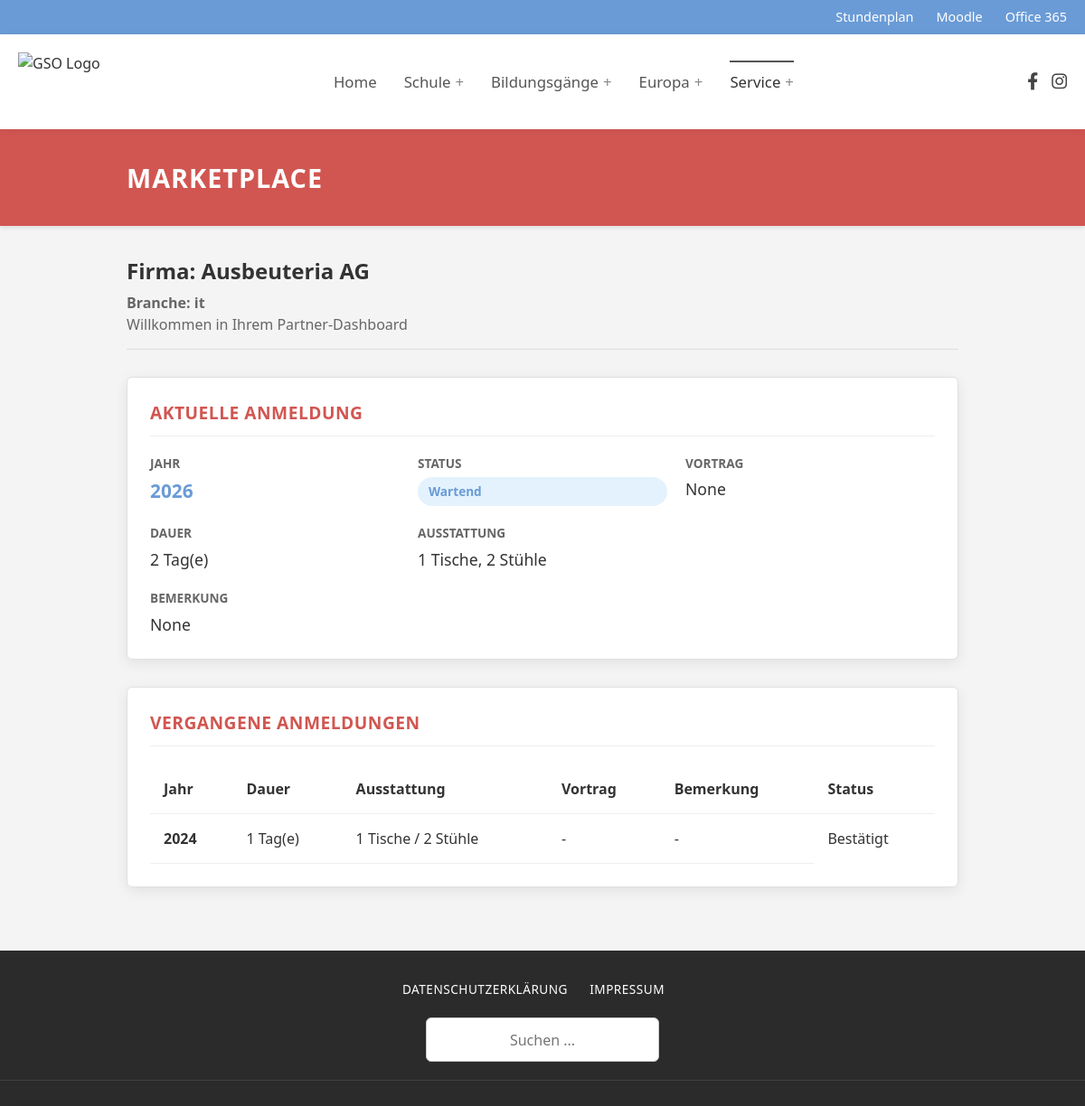
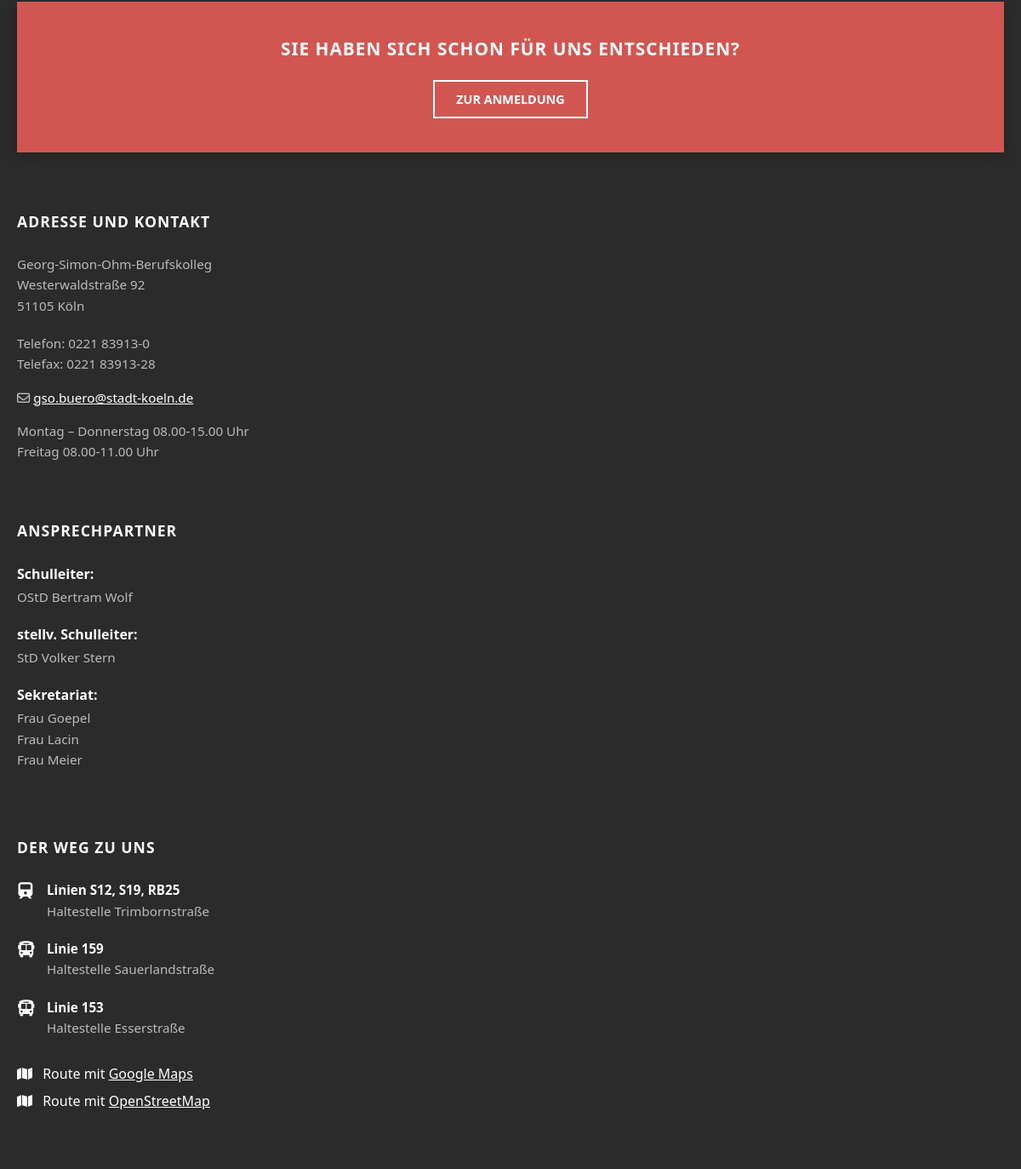
The app's page /dashboard (signed in) with its own data (2 pictures, top to bottom).
### database/models.py (models this page shows)
class User(Schema):
    __tablename__ = 'users'
    id = mapped_column(Integer, primary_key=True)
    name = mapped_column(String, nullable=False)
    industry = mapped_column(String, nullable=True)
    contact_person = mapped_column(String, nullable=True)
    phone = mapped_column(String, nullable=True)
    email = mapped_column(String, nullable=False, unique=True)
    street = mapped_column(String, nullable=True)
    zip = mapped_column(String, nullable=True)
    city = mapped_column(String, nullable=True)
    support_association = mapped_column(Boolean, nullable=False, default=False)
    is_admin = mapped_column(Boolean, nullable=False, default=False)
    tokens = relationship("Token", back_populates="user")
    bookings = relationship("Booking", back_populates="user")

class Booking(Schema):
    __tablename__ = 'bookings'
    id = mapped_column(Integer, primary_key=True)
    user_id = mapped_column(Integer, ForeignKey('users.id'), nullable=False)
    event_year = mapped_column(Integer, nullable=False, default=datetime.now().year)
    first = mapped_column(Boolean, nullable=False, default=False)
    second = mapped_column(Boolean, nullable=False, default=False)
    status = mapped_column(Enum(BookingStatus), nullable=False, default=BookingStatus.pending)
    chairs_needed = mapped_column(Integer, nullable=False, default=0)
    tables_needed = mapped_column(Integer, nullable=False, default=0)
    remarks = mapped_column(String, nullable=True)
    presentation = mapped_column(String, nullable=True)
    user = relationship("User", back_populates="bookings")
    UniqueConstraint('user_id', 'event_year')

### app.py (the view)
@app.route('/marketplace')
@app.route('/dashboard')
@login_required
def dashboard():
    this_year = datetime.now().year
    if current_user.is_admin:
        template = 'admin_dashboard.html'
        bookings = get_bookings(**transform_filters(request.args), event_year=this_year)
    else:
        template = 'user_dashboard.html'
        all_bookings = get_bookings(user_id=current_user.id)
        current = [b for b in all_bookings if b.event_year == this_year]
        bookings = {
            "past": [b for b in all_bookings if b.event_year < this_year],
            "current": current.pop() if len(current) > 0 else None,
        }
    return render_template(template, user=current_user, bookings=bookings)

### app.py (called while the page is built)
@login_manager.user_loader
def load_user(user_id) -> Optional[Authenticated[User]]:
    try:
        user_id = int(user_id)
        user_record = db.query(User).filter_by(id=user_id).one()
        return Authenticated(user_record)
    except Exception:
        print(f'[WARN] user id not found: {user_id}')
        return None

### auth.py (called while the page is built)
    def __getattr__(self, attr):
        return getattr(self.record, attr)

### db.py (called while the page is built)
def get_bookings(**filters):
    user_filters = dict()
    if filters.get('industry') is not None:
        user_filters['industry'] = filters.pop('industry')
    query = db.query(Booking).filter_by(**filters)
    query = query.join(User).filter_by(**user_filters)
    return [decorate(booking) for booking in query.all()]

def decorate(booking):
    booking.duration = booking.first + booking.second
    return booking

### templates/user_dashboard.html (shortened to what this page needs)
{% extends "baseLayout.html" %}
{% block content %}
<div class="full-width-banner">
  <div class="banner-inner">
    <h1>MARKETPLACE</h1>
  </div>
</div>
<div class="dashboard-container">
  <div class="dashboard-intro">
      <h2 class="welcome-title">Firma: {{ user.name }}</h2>
      {% if user.industry %}
          <h4 class="welcome-sub">Branche: {{ user.industry }}</h4>
      {% endif %}
      <p class="welcome-sub">Willkommen in Ihrem Partner-Dashboard</p>
  </div>
  <div class="dashboard-cards">
    <section class="dash-card current-booking-card">
      <h3 class="card-title">Aktuelle Anmeldung</h3>
      {% if bookings.current %}
        <div class="booking-summary-grid">
          <div class="info-item">
            <span class="info-label">Jahr</span>
            <span class="info-value highlight">{{ bookings.current.event_year }}</span>
          </div>
          <div class="info-item">
            <span class="info-label">Status</span>
            <span class="status-badge">{{ bookings.current.status.value }}</span>
          </div>
          <div class="info-item">
            <span class="info-label">Vortrag</span>
            <span class="info-value">{{ bookings.current.presentation }}</span>
          </div>
          <div class="info-item">
            <span class="info-label">Dauer</span>
            <span class="info-value">{{ bookings.current.duration }} Tag(e)</span>
          </div>
          <div class="info-item">
            <span class="info-label">Ausstattung</span>
            <span class="info-value">
              {{ bookings.current.tables_needed }} Tische,
              {{ bookings.current.chairs_needed }} Stühle
            </span>
          </div>
          <div class="info-item full-width">
            <span class="info-label">Bemerkung</span>
            <span class="info-value">{{ bookings.current.remarks }}</span>
          </div>
      </div>
    {% else %}
      <div class="empty-state">
          <p>Für das kommende Event liegt noch keine Anmeldung vor.</p>
          <a href="/register" class="btn btn-cta">Zur Anmeldung</a>
      </div>
      {% endif %}
    </section>
    {% if bookings.past %}
    <section class="dash-card history-card">
      <h3 class="card-title">Vergangene Anmeldungen</h3>
      <div class="table-responsive">
        <table class="history-table">
          <thead>
            <tr>
              <th>Jahr</th>
              <th>Dauer</th>
              <th>Ausstattung</th>
              <th>Vortrag</th>
              <th>Bemerkung</th>
              <th>Status</th>
            </tr>
          </thead>
          <tbody>
          {% for booking in bookings.past %}
            <tr>
              <td class="fw-bold">{{ booking.event_year }}</td>
              <td>{{ booking.duration }} Tag(e)</td>
              <td>{{ booking.tables_needed }} Tische / {{ booking.chairs_needed }} Stühle</td>
              <td>
                <span class="truncate-text" title="{{ booking.presentation }}">
                  {{ booking.presentation if booking.presentation else "-" }}
                </span>
              </td>
              <td>
                <span class="truncate-text" title="{{ booking.remarks }}">
                  {{ booking.remarks if booking.remarks else "-" }}
                </span>
              </td>
              <td><span class="status-text">{{ booking.status.value }}</span></td>
            </tr>
          {% endfor %}
          </tbody>
        </table>
      </div>
    </section>
    {% endif %}
  </div>
</div>
{% endblock %}

### templates/baseLayout.html (shortened to what this page needs)
<!DOCTYPE html>
<html lang="de">
<head>
    <link rel="stylesheet" href="https://cdnjs.cloudflare.com/ajax/libs/font-awesome/6.4.0/css/all.min.css">
    <link rel="stylesheet" href="{{ url_for('static', filename='css/baseStyle.css') }}">
    <link rel="stylesheet" href="{{ url_for('static', filename='css/marketplace.css') }}">
    <link rel="stylesheet" href="{{ url_for('static', filename='css/dashboard.css') }}">
</head>
<body>
    <div class="top-bar">
        <div class="container-width top-bar-inner">
            <a href="#">Stundenplan</a>
            <a href="#">Moodle</a>
            <a href="#">Office 365</a>
        </div>
    </div>
    <header class="site-header">
        <div class="container-width header-inner">
            <div class="branding">
                <a href="/">
                    <img src="https://www.gso-koeln.de/wp-content/uploads/2020/06/cropped-LOGO-GSO_neu.png" alt="GSO Logo">
                </a>
            </div>
            <nav class="main-navigation">
                <ul class="nav-list">
                    <li class="nav-item {% block homenav %}{% endblock %}"><a href="/">Home</a></li>
                    <li class="nav-item has-sub"><a href="#">Schule</a></li>
                    <li class="nav-item has-sub"><a href="#">Bildungsgänge</a></li>
                    <li class="nav-item has-sub"><a href="#">Europa</a></li>
                    <li class="nav-item has-sub {% block servicenav %}current-menu-item{% endblock %}">
                        <a href="#">Service</a>
                    </li>
                </ul>
            </nav>
            <div class="header-socials">
                <a href="#" aria-label="Facebook"><i class="fab fa-facebook-f"></i></a>
                <a href="#" aria-label="Instagram"><i class="fab fa-instagram"></i></a>
            </div>
        </div>
    </header>
    {% block content %}
    {% endblock %}
    <div class="footer-wrapper">
        <div class="container-width footer-meta-top">
            <div class="footer-links">
                <a href="#">DATENSCHUTZERKLÄRUNG</a>
                <a href="#">IMPRESSUM</a>
            </div>
            <div class="footer-search">
                <form action="#">
                    <input type="text" placeholder="Suchen ...">
                    <button type="submit"><i class="fas fa-search"></i></button>
                </form>
            </div>
        </div>
        <div class="container-width">
            <div class="cta-banner">
                <h2>SIE HABEN SICH SCHON FÜR UNS ENTSCHIEDEN?</h2>
                <a href="#" class="btn-outline">ZUR ANMELDUNG</a>
            </div>
        </div>
        <footer class="site-footer">
            <div class="container-width">
                <div class="footer-grid">
                    <div class="footer-column">
                        <h3>ADRESSE UND KONTAKT</h3>
                        <p>Georg-Simon-Ohm-Berufskolleg<br>Westerwaldstraße 92<br>51105 Köln</p>
                        <div class="contact-details">
                            <p>Telefon: 0221 83913-0<br>Telefax: 0221 83913-28</p>
                            <p class="mail-link"><i class="far fa-envelope"></i> <a href="mailto:gso.buero@stadt-koeln.de">gso.buero@stadt-koeln.de</a></p>
                            <p style="margin-top: 15px;">Montag – Donnerstag 08.00-15.00 Uhr<br>Freitag 08.00-11.00 Uhr</p>
                        </div>
                    </div>
                    <div class="footer-column">
                        <h3>ANSPRECHPARTNER</h3>
                        <div class="person-group"><strong>Schulleiter:</strong><p>OStD Bertram Wolf</p></div>
                        <div class="person-group"><strong>stellv. Schulleiter:</strong><p>StD Volker Stern</p></div>
                        <div class="person-group"><strong>Sekretariat:</strong><p>Frau Goepel<br>Frau Lacin<br>Frau Meier</p></div>
                    </div>
                    <div class="footer-column">
                        <h3>DER WEG ZU UNS</h3>
                        <ul class="transport-list">
                            <li><i class="fas fa-train"></i> <div><strong>Linien S12, S19, RB25</strong><br>Haltestelle Trimbornstraße</div></li>
                            <li><i class="fas fa-bus"></i> <div><strong>Linie 159</strong><br>Haltestelle Sauerlandstraße</div></li>
                            <li><i class="fas fa-bus"></i> <div><strong>Linie 153</strong><br>Haltestelle Esserstraße</div></li>
                        </ul>
                        <div class="map-links">
                            <a href="#" target="_blank"><i class="fas fa-map"></i> Route mit <u>Google Maps</u></a><br>
                            <a href="#" target="_blank"><i class="fas fa-map"></i> Route mit <u>OpenStreetMap</u></a>
                        </div>
                    </div>
                </div>
            </div>
        </footer>
    </div>
</body>
</html>

### static/css/baseStyle.css (style rules this page uses)
* { box-sizing: border-box; }
body { margin: 0; padding: 0; font-family: 'Segoe UI', Tahoma, Geneva, Verdana, sans-serif; color: #333; background-color: #f9f9f9; line-height: 1.5; }
a { text-decoration: none; color: inherit; transition: color 0.2s ease; }
ul { list-style: none; padding: 0; margin: 0; }
.container-width { max-width: 1240px; margin: 0 auto; padding: 0 20px; }
.top-bar { background-color: #6a9bd6; color: #fff; font-size: 0.9rem; padding: 8px 0; }
.top-bar-inner { display: flex; justify-content: flex-end; gap: 25px; }
.top-bar a { color: #fff; font-weight: 500; }
.site-header { background-color: #fff; padding: 20px 0; box-shadow: 0 2px 10px rgba(0,0,0,0.05); position: relative; z-index: 100; }
.header-inner { display: flex; align-items: center; justify-content: space-between; }
.branding img { height: 65px; width: auto; display: block; }
.main-navigation .nav-list { display: flex; gap: 30px; margin: 0; padding: 0; }
.nav-item { position: relative; }
.nav-link, .nav-item a { color: #555; font-weight: 500; font-size: 1.05rem; padding: 10px 0; position: relative; }
.nav-item.has-sub > a::after { content: '+'; margin-left: 5px; font-weight: 400; color: #888; }
.nav-item.current-menu-item > a { color: #333; border-top: 2px solid #555; }
.header-socials { display: flex; gap: 15px; }
.header-socials a { color: #444; font-size: 1.2rem; }
.footer-wrapper { background-color: #2b2b2b; color: #ccc; padding-top: 30px; }
.footer-meta-top { display: flex; justify-content: space-between; align-items: center; margin-bottom: 30px; border-bottom: 1px solid rgba(255,255,255,0.1); padding-bottom: 20px; }
.footer-links a { color: #fff; font-size: 0.85rem; margin-right: 20px; text-transform: uppercase; letter-spacing: 0.5px; }
.footer-search { position: relative; }
.footer-search input { background: transparent; border: none; border-bottom: 1px solid #777; padding: 5px 25px 5px 0; color: #000; font-size: 0.9rem; outline: none; width: 200px; text-align: right; }
.footer-search button { position: absolute; right: 0; top: 5px; background: none; border: none; color: #fff; cursor: pointer; }
.cta-banner { background-color: #d15651; padding: 40px; display: flex; justify-content: space-between; align-items: center; margin-bottom: 50px; box-shadow: 0 5px 15px rgba(0,0,0,0.2); }
.cta-banner h2 { color: #fff; margin: 0; font-size: 1.3rem; font-weight: 700; text-transform: uppercase; letter-spacing: 1px; }
.btn-outline { border: 2px solid #fff; color: #fff; padding: 10px 25px; text-transform: uppercase; font-weight: 600; font-size: 0.9rem; transition: all 0.3s; }
.site-footer { padding-bottom: 60px; }
.footer-grid { display: grid; grid-template-columns: repeat(3, 1fr); gap: 40px; }
.footer-column h3 { color: #fff; font-size: 1.1rem; text-transform: uppercase; margin-bottom: 25px; letter-spacing: 1px; font-weight: 700; }
.footer-column p, .footer-column li { font-size: 0.95rem; line-height: 1.6; color: #bbb; margin-bottom: 10px; }
.contact-details { margin-top: 20px; }
.mail-link a { color: #fff; text-decoration: underline; }
.person-group { margin-bottom: 20px; }
.person-group strong { color: #fff; display: block; margin-bottom: 3px; }
.person-group p { margin: 0; }
.transport-list li { display: flex; gap: 15px; margin-bottom: 20px; }
.transport-list i { color: #fff; font-size: 1.2rem; margin-top: 3px; width: 20px; text-align: center; }
.transport-list strong { color: #fff; }
.map-links { margin-top: 30px; }
.map-links a { color: #fff; display: inline-block; margin-bottom: 8px; }
.map-links i { margin-right: 8px; }
.cta-banner { flex-direction: column; text-align: center; gap: 20px; }
.footer-grid { grid-template-columns: 1fr; }
.footer-meta-top { flex-direction: column; gap: 20px; }
.footer-search input { text-align: center; }

### records on screen
User: name "Ausbeuteria AG", industry "it"
Booking: current.event_year "2026", current.status.value "Wartend", current.presentation "None", current.tables_needed "1", current.chairs_needed "2", current.remarks "None"
Booking: event_year "2024", duration "1", tables_needed "1", chairs_needed "2", presentation "-", remarks "-", status.value "Bestätigt"

### other values on screen
{{ bookings.current.duration }} "2"
